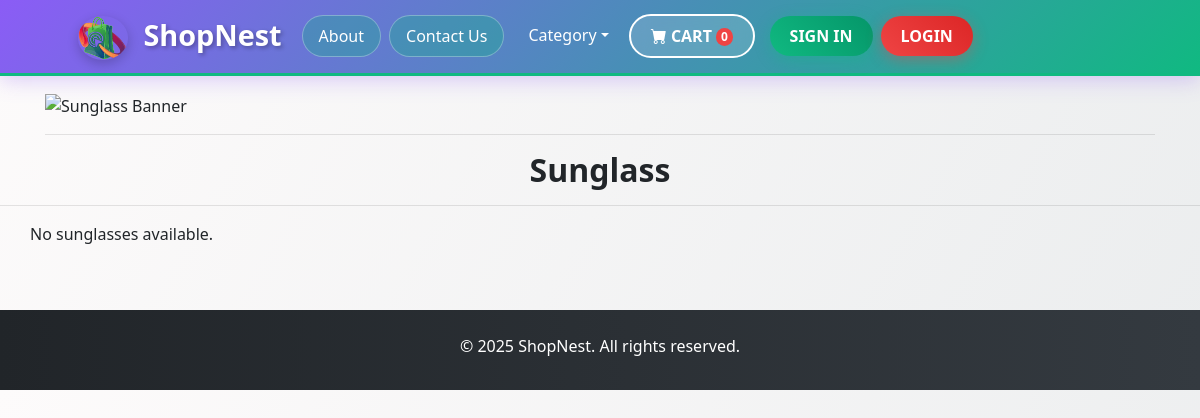
Page /category/Sunglass.php on the earlier database version.
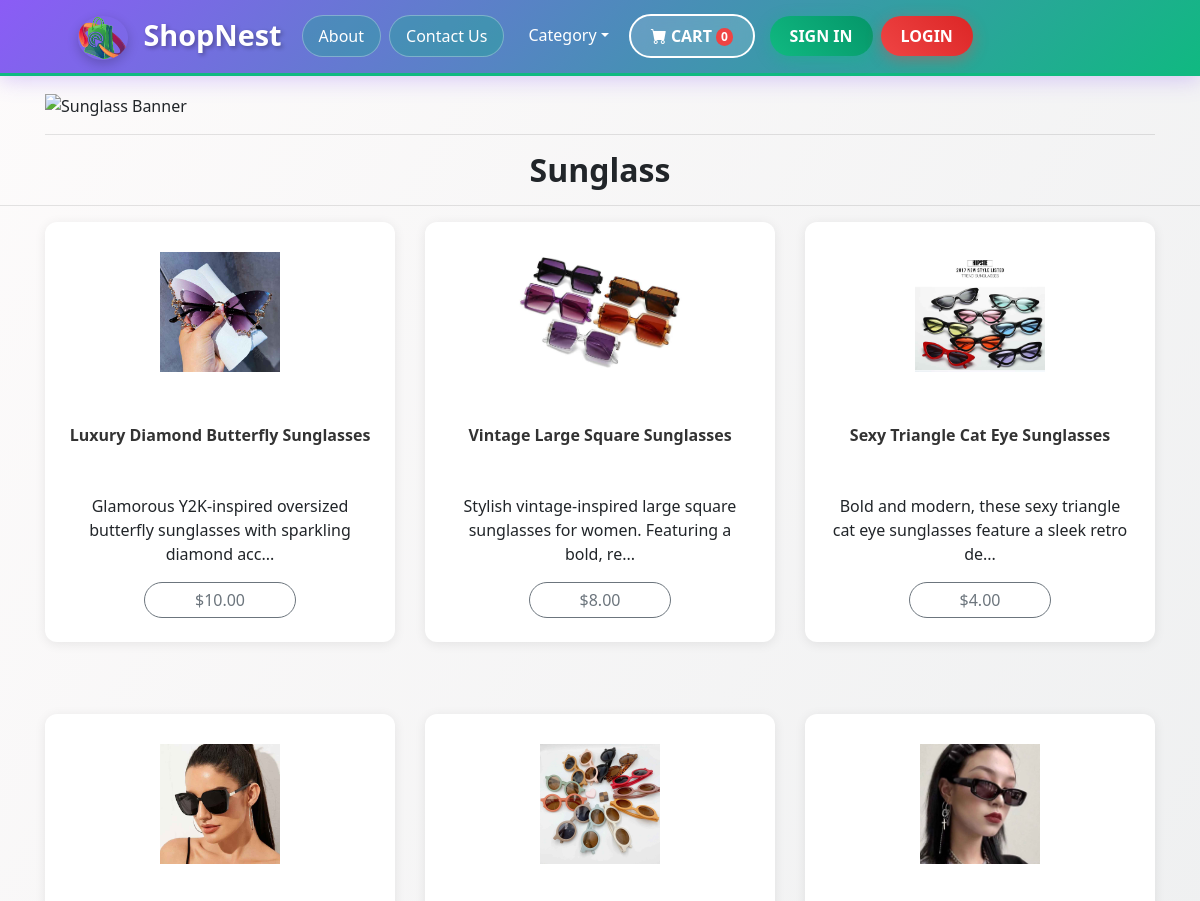
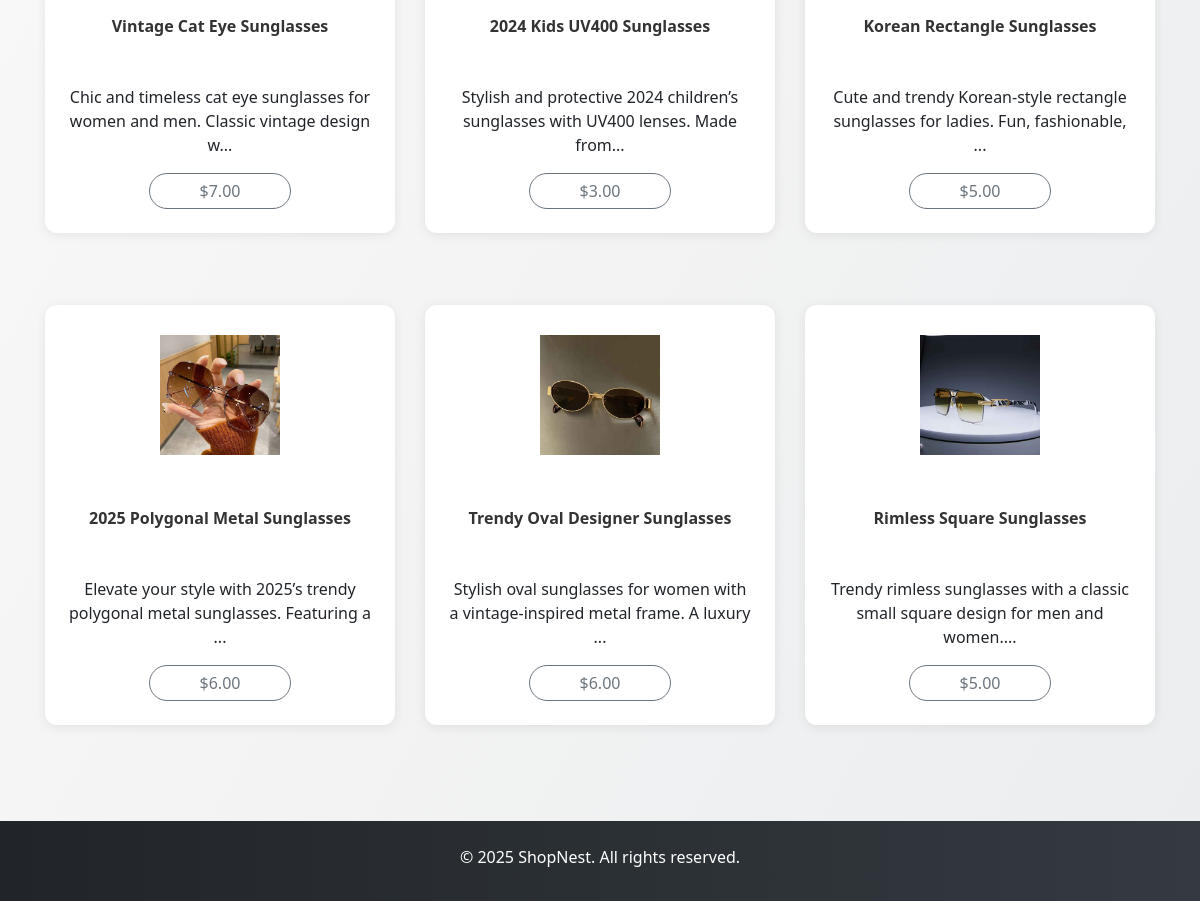
Same page on the later database version (2 pictures, top to bottom).
### tables this page shows
CREATE TABLE `products` (
  `id` int(11) NOT NULL,
  `name` varchar(255) NOT NULL,
  `category` varchar(100) NOT NULL,
  `price` decimal(10,2) NOT NULL,
  `stock` int(11) NOT NULL,
  `image` varchar(255) NOT NULL,
  `description` text DEFAULT NULL
);

### category/Sunglass.php (the view, shortened to what this page needs)
<!DOCTYPE html>
<html lang="en">
<head>
  <link href="../css/bootstrap-4.3.1.css" rel="stylesheet">
  <link href="https://cdn.jsdelivr.net/npm/bootstrap-icons@1.5.0/font/bootstrap-icons.css" rel="stylesheet" />
  <link href="../items/assets/styles.css" rel="stylesheet">
</head>
<body>
  <?php
  include("../navbar.php");
  ?>
  <div class="container mt-3">
    <div class="row">
      <div class="col-12"><img src="../images/category/b1 (10).jpg" alt="Sunglass Banner" width="1920" height="640" class="img-fluid"/></div>
    </div>
    <hr>
  </div>
  <h2 class="text-center">Sunglass</h2>
  <hr>
  <div class="container">
    <div class="row text-center">
      <?php
      include '../db.php';
      $sql = "SELECT * FROM products WHERE category = 'Sunglass' ORDER BY id DESC";
      $result = $conn->query($sql);
      $count = 0;
      if ($result->num_rows > 0) {
        while ($row = $result->fetch_assoc()) {
          if ($count > 0 && $count % 3 == 0) {
            echo '</div><div class="row text-center mt-4">';
          }
          echo '
          <div class="col-md-4 pb-1 pb-md-0 mb-5">
            <div class="card h-100" onclick="window.location.href=\'../product_detail.php?id=' . $row['id'] . '\';">
              <img class="card-img-top img-fluid" src="../images/products/' . $row['image'] . '" alt="' . $row['name'] . '">
              <div class="card-body p-4">
                <h5 class="card-title">' . $row['name'] . '</h5>
                <p class="card-text">' . substr($row['description'], 0, 80) . '...</p>
                <button class="btn btn-outline-secondary">$' . $row['price'] . '</button>
              </div>
            </div>
          </div>';
          $count++;
        }
      } else {
        echo '<p class="text-center">No sunglasses available.</p>';
      }
      ?>
    </div>
  </div>
  <footer class="py-4 mt-5">
    <div class="container text-center">
      <p class="m-0 text-white">© 2025 ShopNest. All rights reserved.</p>
    </div>
  </footer>
</body>
</html>

Differences in the rows shown:
added products: image (picture), name "Luxury Diamond Butterfly Sunglasses", description "Glamorous Y2K-inspired oversized butterfly sunglasses with sparkling diamond acc", price "10.00"
added products: image (picture), name "Vintage Large Square Sunglasses", description "Stylish vintage-inspired large square sunglasses for women. Featuring a bold, re", price "8.00"
added products: image (picture), name "Sexy Triangle Cat Eye Sunglasses", description "Bold and modern, these sexy triangle cat eye sunglasses feature a sleek retro de", price "4.00"
added products: image (picture), name "Vintage Cat Eye Sunglasses", description "Chic and timeless cat eye sunglasses for women and men. Classic vintage design w", price "7.00"
added products: image (picture), name "2024 Kids UV400 Sunglasses", description "Stylish and protective 2024 children’s sunglasses with UV400 lenses. Made from", price "3.00"
added products: image (picture), name "Korean Rectangle Sunglasses", description "Cute and trendy Korean-style rectangle sunglasses for ladies. Fun, fashionable,", price "5.00"
added products: image (picture), name "2025 Polygonal Metal Sunglasses", description "Elevate your style with 2025’s trendy polygonal metal sunglasses. Featuring a", price "6.00"
added products: image (picture), name "Trendy Oval Designer Sunglasses", description "Stylish oval sunglasses for women with a vintage-inspired metal frame. A luxury", price "6.00"
added products: image (picture), name "Rimless Square Sunglasses", description "Trendy rimless sunglasses with a classic small square design for men and women.", price "5.00"
Other differences:
text no longer shown: "No sunglasses available."
